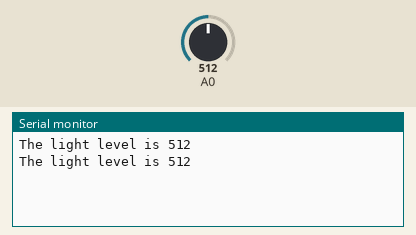
The sketch below on a simulated Arduino Uno, built with avr-gcc and run on an emulated ATmega328P. Shown: the last lines printed to the serial monitor. Inputs (shaded band) come from the test bench; at power-on: A0 = 512.

Above: at 1.8 s.
1.9 s: A0 set to 716
At 2.8 s:
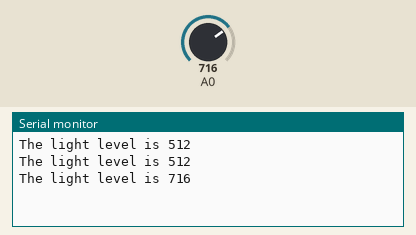
3.4 s: A0 set to 900
At 4.7 s:
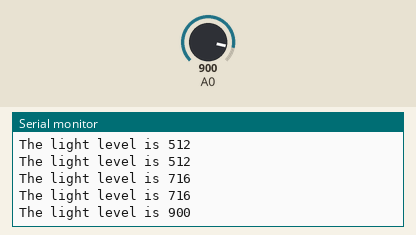
Timing chart, 0 to 6.4 s (numbered marks = the images above; inputs shaded):
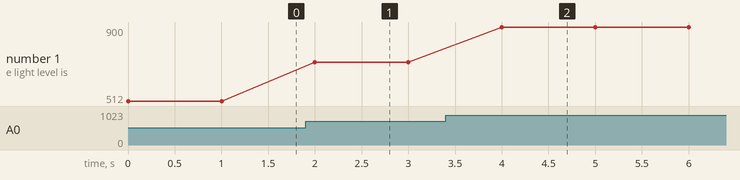

Measured:
- after the input at 1.9 s, the serial monitor: prints a new line after 0.10 s (image 1)
- after the input at 3.4 s, the serial monitor: prints a new line after 0.60 s (image 2)
- plotted number 1: 512 → 716 after the input at 1.9 s, 716 → 900 after the input at 3.4 s

The sketch:

lighttest.ino
```cpp
void setup() {
  Serial.begin(9600);
}

void loop() {
  int sensorValue = analogRead(0);

  Serial.print("The light level is ");
  Serial.println(sensorValue);
  delay(1000);
}
```
